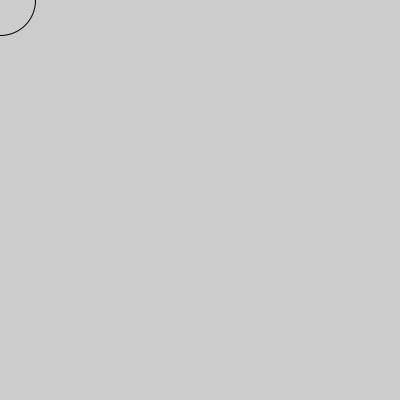
Frame 1 (no input)
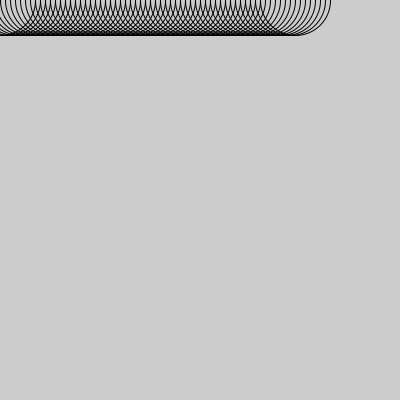
Frame 60 (the mouse pressed at the canvas centre just before this capture)
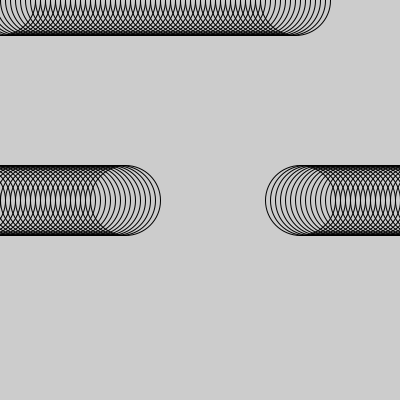
Frame 120 (the mouse held since frame 60 and released just before this capture)

The Processing sketch that drew these frames (run headless with seeded random() and noise(); from frame 60 on, the mouse is pressed at the canvas centre):

// Processing sketch: Exercise_23_1
// ── Exercise_23_1.pde
//Lauren Henry
//Exercise 23.1

float x = 0.0;

void setup() {
  size(400,400);
  smooth();
  fill(255);
}


void draw() {
  noFill();
  ellipse(x,mouseX,70,70);
  x+= 5;
  if (x >= height + 35) {
   x =-35;
 }

}
